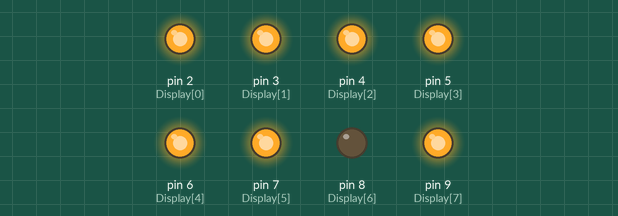
A sketch run on a simulated Arduino Uno, built with avr-gcc and run on an emulated ATmega328P. On the bench: output pins drawn as LEDs (lit = HIGH).

Above: at 0.1 s.
At 4.1 s:
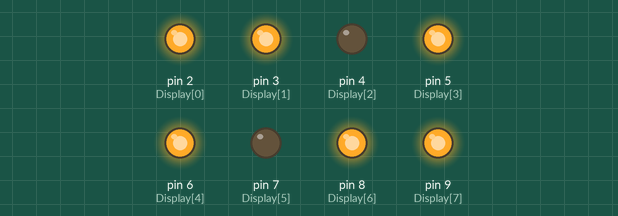
At 8.1 s:
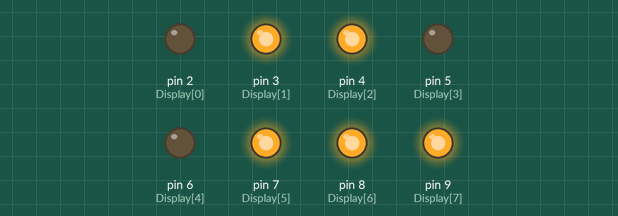
At 16.1 s:
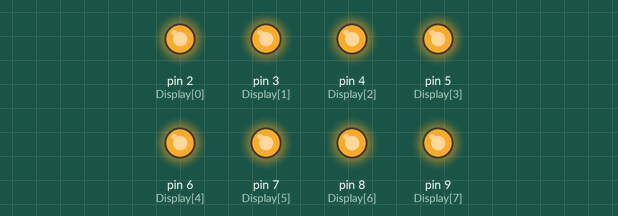
At 26.1 s:
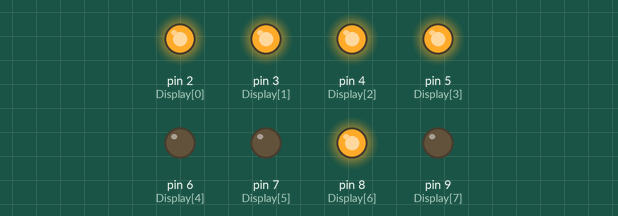
At 38.1 s:
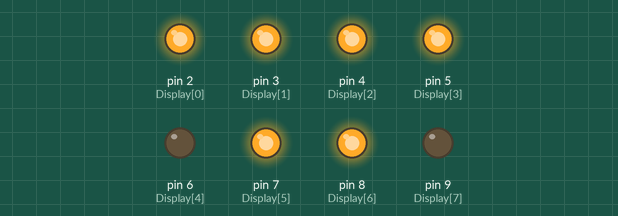
Timing chart, 0 to 39.6 s (numbered marks = the images above):
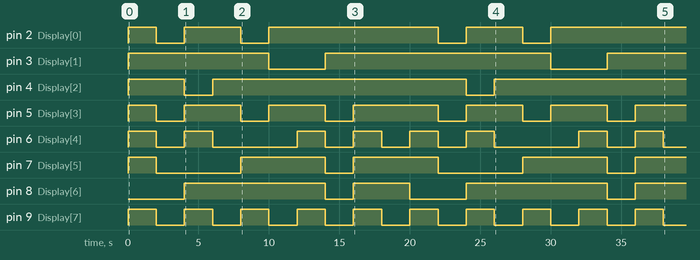

The sketch:

7segment.ino
```cpp
//A B C D E F G
//1 1 1 1 1 1 0  Number 0
//0 1 1 0 0 0 0  Number 1
//1 1 0 1 1 0 1  Number 2
//1 1 1 1 0 0 1  Number 3
//0 1 1 0 0 1 1  Number 4
//1 0 1 1 0 1 1  Number 5
//1 0 1 1 1 1 1  Number 6
//1 1 1 0 0 0 0  Number 7
//1 1 1 1 1 1 1  Number 8
//1 1 1 1 0 1 1  Number 9
const byte Display[8]={2,3,4,5,6,7,8,9};
int array[10][8]={
  {1,1,1,1,1,1,0,1},{0,1,1,0,0,0,0,0},{1,1,0,1,1,0,1,1},
  {1,1,1,1,0,0,1,0},{0,1,1,0,0,1,1,1},{1,0,1,1,0,1,1,0},
  {1,0,1,1,1,1,1,1},{1,1,1,0,0,0,0,0},{1,1,1,1,1,1,1,1},
{1,1,1,1,0,1,1,0}};
void setup()
{
  for(int i=0;i<8;i++)
  pinMode(Display[i], OUTPUT);
}
void loop() {
  for (int i=0;i<10;i++){
  for(int x=0;x<8;x++){digitalWrite(Display[x],array[i][x]);}
  delay(2000);}
}
```

Measured:
- by itself, pin 2 (Display[0]): LOW → HIGH at 0.00 s, → LOW 2.0 s later, → HIGH 2.0 s later, → LOW 4.0 s later, … (9 changes in this stretch)
- by itself, pin 3 (Display[1]): goes HIGH 10.0 s, LOW 4.0 s, HIGH 16.0 s, LOW 4.0 s, then HIGH
- by itself, pin 4 (Display[2]): goes HIGH 4.0 s, LOW 2.0 s, HIGH 18.0 s, LOW 2.0 s, then HIGH
- by itself, pin 5 (Display[3]): LOW → HIGH at 0.00 s, → LOW 2.0 s later, → HIGH 2.0 s later, → LOW 4.0 s later, … (13 changes in this stretch)
- by itself, pin 6 (Display[4]): LOW → HIGH at 0.00 s, → LOW 2.0 s later, → HIGH 2.0 s later, → LOW 2.0 s later, … (16 changes in this stretch)
- by itself, pin 7 (Display[5]): LOW → HIGH at 0.00 s, → LOW 2.0 s later, → HIGH 6.0 s later, → LOW 6.0 s later, … (9 changes in this stretch)
- by itself, pin 8 (Display[6]): goes HIGH 10.0 s, LOW 2.0 s, HIGH 4.0 s, LOW 4.0 s, HIGH 10.0 s, LOW 2.0 s, then HIGH
- by itself, pin 9 (Display[7]): alternates HIGH for 2.0 s and LOW for 2.0 s
